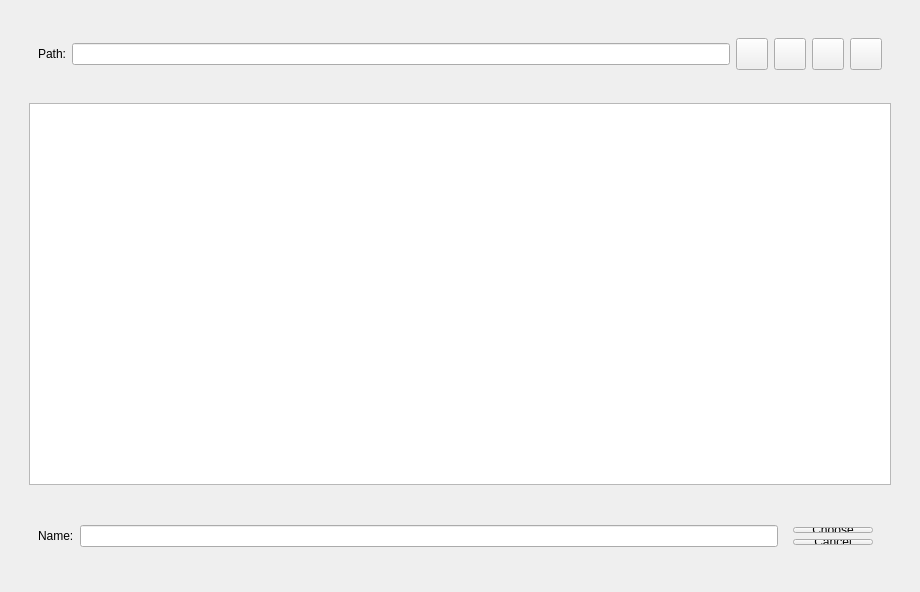
<?xml version="1.0" encoding="UTF-8"?>
<ui version="4.0">
 <class>Form</class>
 <widget class="QWidget" name="Form">
  <property name="windowModality">
   <enum>Qt::WindowModal</enum>
  </property>
  <property name="geometry">
   <rect>
    <x>0</x>
    <y>0</y>
    <width>920</width>
    <height>592</height>
   </rect>
  </property>
  <property name="windowTitle">
   <string>Select dir...</string>
  </property>
  <layout class="QGridLayout" name="gridLayout">
   <item row="0" column="0">
    <widget class="QWidget" name="verticalWidget" native="true">
     <layout class="QVBoxLayout" name="verticalLayout">
      <item>
       <widget class="QWidget" name="verticalWidget" native="true">
        <property name="maximumSize">
         <size>
          <width>16777215</width>
          <height>72</height>
         </size>
        </property>
        <layout class="QVBoxLayout" name="verticalLayout_2">
         <item>
          <widget class="QWidget" name="horizontalWidget" native="true">
           <layout class="QHBoxLayout" name="horizontalLayout">
            <item>
             <widget class="QLabel" name="currPathL">
              <property name="text">
               <string>Path:</string>
              </property>
             </widget>
            </item>
            <item>
             <widget class="QLineEdit" name="currPath"/>
            </item>
            <item>
             <widget class="QPushButton" name="updir">
              <property name="minimumSize">
               <size>
                <width>32</width>
                <height>32</height>
               </size>
              </property>
              <property name="maximumSize">
               <size>
                <width>32</width>
                <height>32</height>
               </size>
              </property>
              <property name="text">
               <string/>
              </property>
              <property name="icon">
               <iconset resource="../res.qrc">
                <normaloff>:/assets/updir.svg</normaloff>:/assets/updir.svg</iconset>
              </property>
             </widget>
            </item>
            <item>
             <widget class="QPushButton" name="backdir">
              <property name="minimumSize">
               <size>
                <width>32</width>
                <height>32</height>
               </size>
              </property>
              <property name="maximumSize">
               <size>
                <width>32</width>
                <height>32</height>
               </size>
              </property>
              <property name="text">
               <string/>
              </property>
              <property name="icon">
               <iconset resource="../res.qrc">
                <normaloff>:/assets/backdir.svg</normaloff>:/assets/backdir.svg</iconset>
              </property>
             </widget>
            </item>
            <item>
             <widget class="QPushButton" name="fowdir">
              <property name="minimumSize">
               <size>
                <width>32</width>
                <height>32</height>
               </size>
              </property>
              <property name="maximumSize">
               <size>
                <width>32</width>
                <height>32</height>
               </size>
              </property>
              <property name="text">
               <string/>
              </property>
              <property name="icon">
               <iconset resource="../res.qrc">
                <normaloff>:/assets/fowdir.svg</normaloff>:/assets/fowdir.svg</iconset>
              </property>
             </widget>
            </item>
            <item>
             <widget class="QPushButton" name="newDirB">
              <property name="minimumSize">
               <size>
                <width>32</width>
                <height>32</height>
               </size>
              </property>
              <property name="maximumSize">
               <size>
                <width>32</width>
                <height>32</height>
               </size>
              </property>
              <property name="text">
               <string/>
              </property>
              <property name="icon">
               <iconset resource="../res.qrc">
                <normaloff>:/assets/newdir.svg</normaloff>:/assets/newdir.svg</iconset>
              </property>
             </widget>
            </item>
           </layout>
          </widget>
         </item>
        </layout>
       </widget>
      </item>
      <item>
       <widget class="QWidget" name="verticalWidget" native="true">
        <layout class="QVBoxLayout" name="verticalLayout_4">
         <item>
          <widget class="QListView" name="dirlist"/>
         </item>
        </layout>
       </widget>
      </item>
      <item>
       <widget class="QWidget" name="verticalWidget" native="true">
        <property name="maximumSize">
         <size>
          <width>16777215</width>
          <height>72</height>
         </size>
        </property>
        <layout class="QVBoxLayout" name="verticalLayout_3">
         <item>
          <widget class="QWidget" name="horizontalWidget" native="true">
           <layout class="QHBoxLayout" name="horizontalLayout_2">
            <item>
             <widget class="QLabel" name="label">
              <property name="text">
               <string>Name:</string>
              </property>
             </widget>
            </item>
            <item>
             <widget class="QLineEdit" name="lineEdit"/>
            </item>
            <item>
             <widget class="QWidget" name="verticalWidget" native="true">
              <property name="minimumSize">
               <size>
                <width>32</width>
                <height>0</height>
               </size>
              </property>
              <layout class="QVBoxLayout" name="verticalLayout_5">
               <item>
                <widget class="QPushButton" name="choose">
                 <property name="text">
                  <string>Choose</string>
                 </property>
                </widget>
               </item>
               <item>
                <widget class="QPushButton" name="cancel">
                 <property name="text">
                  <string>Cancel</string>
                 </property>
                </widget>
               </item>
              </layout>
             </widget>
            </item>
           </layout>
          </widget>
         </item>
        </layout>
       </widget>
      </item>
     </layout>
    </widget>
   </item>
  </layout>
 </widget>
 <resources>
  <include location="../res.qrc"/>
 </resources>
 <connections/>
</ui>
